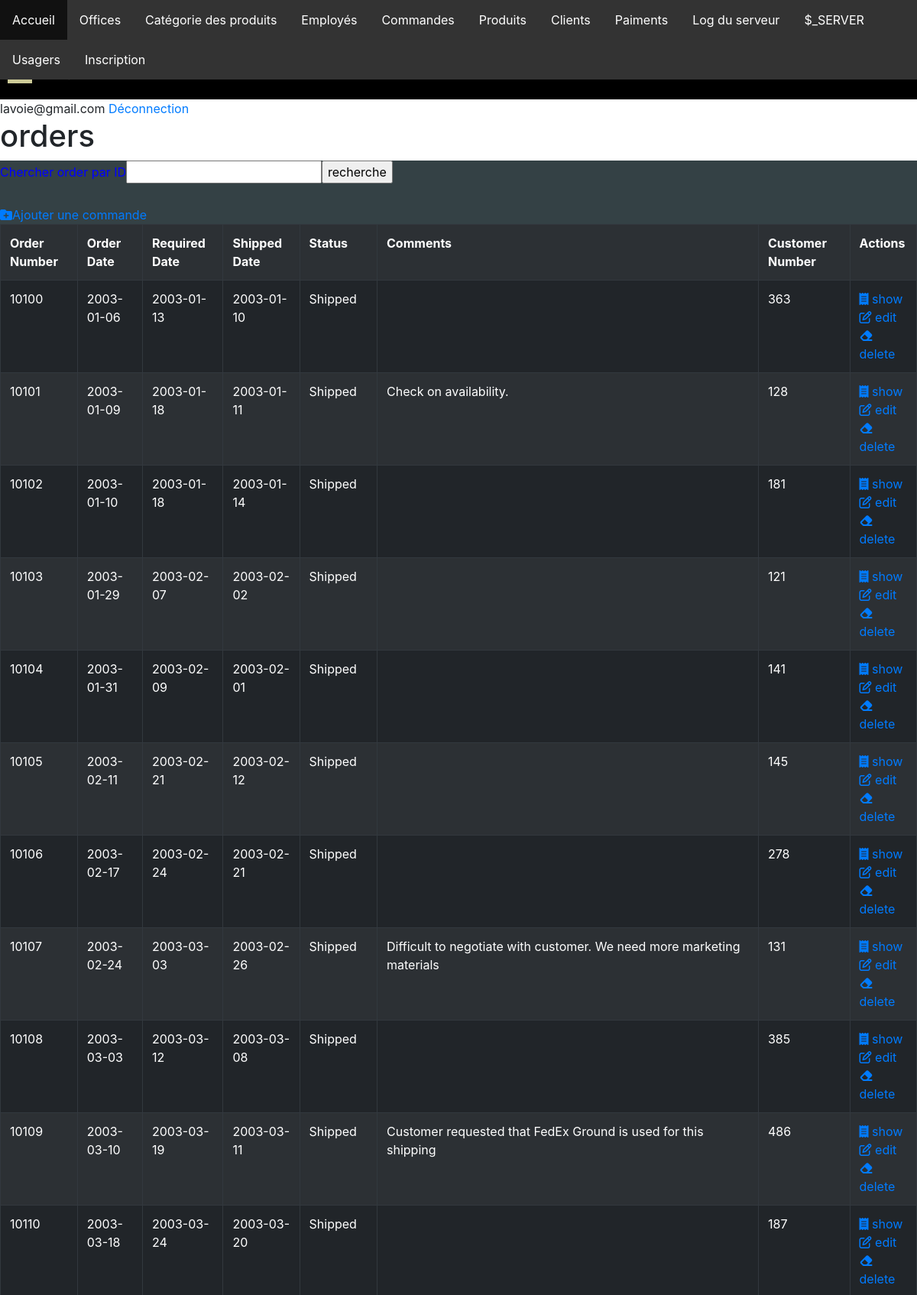
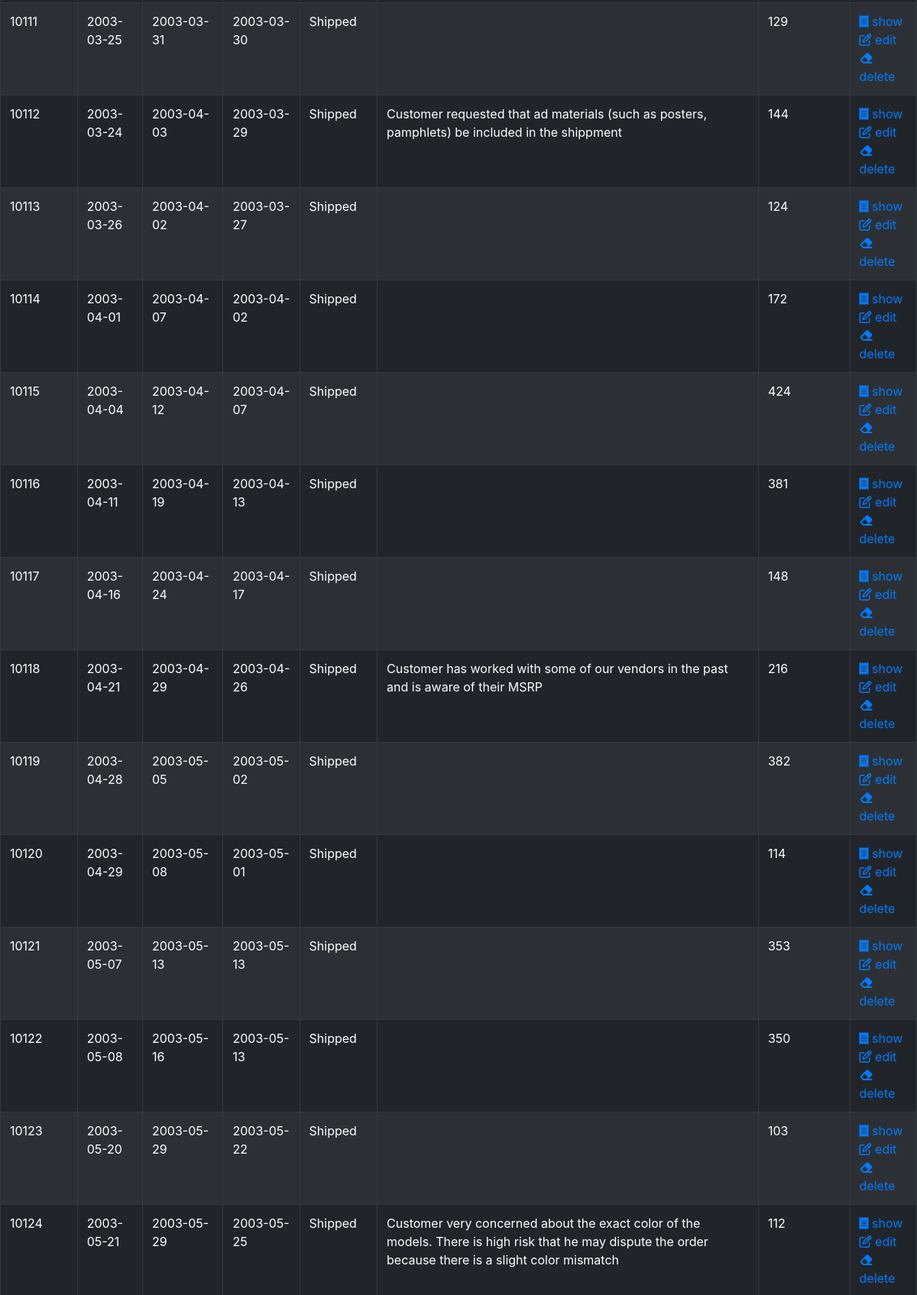
Screenshot of /index.php?op=400 (signed in, upper part) with the database file from the repository (2 pictures, top to bottom).
### tables this page shows
CREATE TABLE `orders` (
  `orderNumber` int(11) NOT NULL,
  `orderDate` date NOT NULL,
  `requiredDate` date NOT NULL,
  `shippedDate` date DEFAULT NULL,
  `status` varchar(15) NOT NULL,
  `comments` text,
  `customerNumber` int(11) NOT NULL,
  PRIMARY KEY (`orderNumber`),
  KEY `customerNumber` (`customerNumber`),
  CONSTRAINT `orders_ibfk_1` FOREIGN KEY (`customerNumber`) REFERENCES `customers` (`customerNumber`)
);

### db_pdo.php (called while the page is built, shortened)
<?php
class DB
{
    private $host = HOST;
    private $db_name = DB_NAME;
    private $username = USER_NAME;
    private $password = USER_PW;
    private $pdo;
    public function __construct()
    {
        $port = 3306;
        $charset = 'utf8mb4';
        $dsn = "mysql:host=$this->host;dbname=$this->db_name;charset=$charset;port=$port";
        $options = [
            PDO::ATTR_ERRMODE => PDO::ERRMODE_EXCEPTION,
            PDO::ATTR_DEFAULT_FETCH_MODE => PDO::FETCH_ASSOC,
            PDO::ATTR_EMULATE_PREPARES => false,
        ];
        try {
            $this->pdo = new PDO($dsn, $this->username, $this->password, $options);
        } catch (\PDOException $e) {
            throw new \PDOException($e->getMessage(), (int) $e->getCode());
        }
    }
    public function query($sql_str)
    {
        try {
            $result = $this->pdo->query($sql_str);
        } catch (\PDOException $e) {
            throw new \PDOException($e->getMessage(), (int) $e->getCode());
        }
        return $result;
    }
    public function querySelect($sql_str)
    {
        $records = $this->query($sql_str)->fetchAll();
        return $records;
    }
    public function table($table_name)
    {
        $records = $this->querySelect('SELECT * FROM '.$table_name);
        return $records;
    }
}

### order.php (the view, shortened to what this page needs)
<?php
require_once 'db_pdo.php';
class order
{
    public function List($filter = '', $message = '', $msgType = '')
    {
        $DB = new DB();
        if ($filter == '') {
            $orders = $DB->table('orders');
        } else {
            $sql_str = 'SELECT * FROM orders WHERE orderNumber=:orderNumber';
            $params = ['orderNumber' => $filter];
            $orders = $DB->querySelectParam($sql_str, $params);
        }
        $page = new WebPage();
        $page->content = '';
        if (!empty($orders)) {
            $page->content .= '<style>';
            $page->content .= 'th,td{border:1px solid black}';
            $page->content .= '.top_div{background-color:#344145;}';
            $page->content .= '#recherche{color:blue;}';
            $page->content .= '</style>';
            $page->content .= '<div class="top_div">';
            $page->content .= '<form action="index.php?op=400" method="POST">';
            $page->content .= '<label id="recherche">Chercher order par ID </label>';
            $page->content .= '<input type="number" name="orderNumber">';
            $page->content .= '<input type="submit" value="recherche">';
            $page->content .= '</form><br>';
            if (isset($orders)) {
                $page->content .= '<a id="ajoutOrder" href="index.php?op=406"> <i class="fas fa-folder-plus"></i>Ajouter une commande </a>';
                $page->content .= '</div>';
                $page->content .= '<table class="table table-striped table-dark">';
                $page->content .= '<tr>';
                $page->content .= '<th scope="col">Order Number</th>';
                $page->content .= '<th scope="col">Order Date</th>';
                $page->content .= '<th scope="col">Required Date</th>';
                $page->content .= '<th scope="col">Shipped Date</th>';
                $page->content .= '<th scope="col">Status</th>';
                $page->content .= '<th scope="col">Comments</th>';
                $page->content .= '<th scope="col">Customer Number</th>';
                $page->content .= '<th scope="col">Actions</th>';
                $page->content .= '</tr>';
                foreach ($orders as $order) {
                    $page->content .= '<tr>';
                    $page->content .= '<td scope="row">'.$order['orderNumber'].'</td>';
                    $page->content .= '<td scope="row">'.$order['orderDate'].'</td>';
                    $page->content .= '<td scope="row">'.$order['requiredDate'].'</td>';
                    $page->content .= '<td scope="row">'.$order['shippedDate'].'</td>';
                    $page->content .= '<td scope="row">'.$order['status'].'</td>';
                    $page->content .= '<td scope="row">'.$order['comments'].'</td>';
                    $page->content .= '<td scope="row">'.$order['customerNumber'].'</td>';
                    $page->content .= '<td scope="row">';
                    $page->content .= '<a href="index.php?op=405&id='.$order['orderNumber'].'"><i class="fas fa-receipt"></i> show </a><br>';
                    $page->content .= '<a href="index.php?op=409&id='.$order['orderNumber'].'"> <i class="far fa-edit"></i> edit </a><br>';
                    $page->content .= '<a href="index.php?op=408&id='.$order['orderNumber'].'"><i class="fas fa-eraser"></i> delete </a>';
                    $page->content .= '</td>';
                    $page->content .= '</tr>';
                }
                $page->content .= '</table>';
            }
        } else {
            $this->List('', 'ce numero de commande n\'existe pas', 'warning');
        }
    }
}

### css/global.css (style rules this page uses)
body { margin-top: 0; }

### webpage.php (style rules this page uses)
body { margin: 0; }

### rows the page displays
orders: orderNumber "10100", orderDate "2003-01-06", requiredDate "2003-01-13", shippedDate "2003-01-10", status "Shipped", customerNumber "363"
orders: orderNumber "10101", orderDate "2003-01-09", requiredDate "2003-01-18", shippedDate "2003-01-11", status "Shipped", comments "Check on availability.", customerNumber "128"
orders: orderNumber "10102", orderDate "2003-01-10", requiredDate "2003-01-18", shippedDate "2003-01-14", status "Shipped", customerNumber "181"
orders: orderNumber "10103", orderDate "2003-01-29", requiredDate "2003-02-07", shippedDate "2003-02-02", status "Shipped", customerNumber "121"
orders: orderNumber "10104", orderDate "2003-01-31", requiredDate "2003-02-09", shippedDate "2003-02-01", status "Shipped", customerNumber "141"
orders: orderNumber "10105", orderDate "2003-02-11", requiredDate "2003-02-21", shippedDate "2003-02-12", status "Shipped", customerNumber "145"
orders: orderNumber "10106", orderDate "2003-02-17", requiredDate "2003-02-24", shippedDate "2003-02-21", status "Shipped", customerNumber "278"
orders: orderNumber "10107", orderDate "2003-02-24", requiredDate "2003-03-03", shippedDate "2003-02-26", status "Shipped", comments "Difficult to negotiate with customer. We need more marketing materials", customerNumber "131"
orders: orderNumber "10108", orderDate "2003-03-03", requiredDate "2003-03-12", shippedDate "2003-03-08", status "Shipped", customerNumber "385"
orders: orderNumber "10109", orderDate "2003-03-10", requiredDate "2003-03-19", shippedDate "2003-03-11", status "Shipped", comments "Customer requested that FedEx Ground is used for this shipping", customerNumber "486"
orders: orderNumber "10110", orderDate "2003-03-18", requiredDate "2003-03-24", shippedDate "2003-03-20", status "Shipped", customerNumber "187"
orders: orderNumber "10111", orderDate "2003-03-25", requiredDate "2003-03-31", shippedDate "2003-03-30", status "Shipped", customerNumber "129"
orders: orderNumber "10112", orderDate "2003-03-24", requiredDate "2003-04-03", shippedDate "2003-03-29", status "Shipped", comments "Customer requested that ad materials (such as posters, pamphlets) be included in the shippment", customerNumber "144"
orders: orderNumber "10113", orderDate "2003-03-26", requiredDate "2003-04-02", shippedDate "2003-03-27", status "Shipped", customerNumber "124"
orders: orderNumber "10114", orderDate "2003-04-01", requiredDate "2003-04-07", shippedDate "2003-04-02", status "Shipped", customerNumber "172"
orders: orderNumber "10115", orderDate "2003-04-04", requiredDate "2003-04-12", shippedDate "2003-04-07", status "Shipped", customerNumber "424"
orders: orderNumber "10116", orderDate "2003-04-11", requiredDate "2003-04-19", shippedDate "2003-04-13", status "Shipped", customerNumber "381"
orders: orderNumber "10117", orderDate "2003-04-16", requiredDate "2003-04-24", shippedDate "2003-04-17", status "Shipped", customerNumber "148"
orders: orderNumber "10118", orderDate "2003-04-21", requiredDate "2003-04-29", shippedDate "2003-04-26", status "Shipped", comments "Customer has worked with some of our vendors in the past and is aware of their MSRP", customerNumber "216"
orders: orderNumber "10119", orderDate "2003-04-28", requiredDate "2003-05-05", shippedDate "2003-05-02", status "Shipped", customerNumber "382"
orders: orderNumber "10120", orderDate "2003-04-29", requiredDate "2003-05-08", shippedDate "2003-05-01", status "Shipped", customerNumber "114"
orders: orderNumber "10121", orderDate "2003-05-07", requiredDate "2003-05-13", shippedDate "2003-05-13", status "Shipped", customerNumber "353"
orders: orderNumber "10122", orderDate "2003-05-08", requiredDate "2003-05-16", shippedDate "2003-05-13", status "Shipped", customerNumber "350"
orders: orderNumber "10123", orderDate "2003-05-20", requiredDate "2003-05-29", shippedDate "2003-05-22", status "Shipped", customerNumber "103"
orders: orderNumber "10124", orderDate "2003-05-21", requiredDate "2003-05-29", shippedDate "2003-05-25", status "Shipped", comments "Customer very concerned about the exact color of the models. There is high risk that he may dispute the order because there is a slight color mismatch", customerNumber "112"

### other values shown
$_SESSION['email'] "lavoie@gmail.com"
$this->title "orders"
